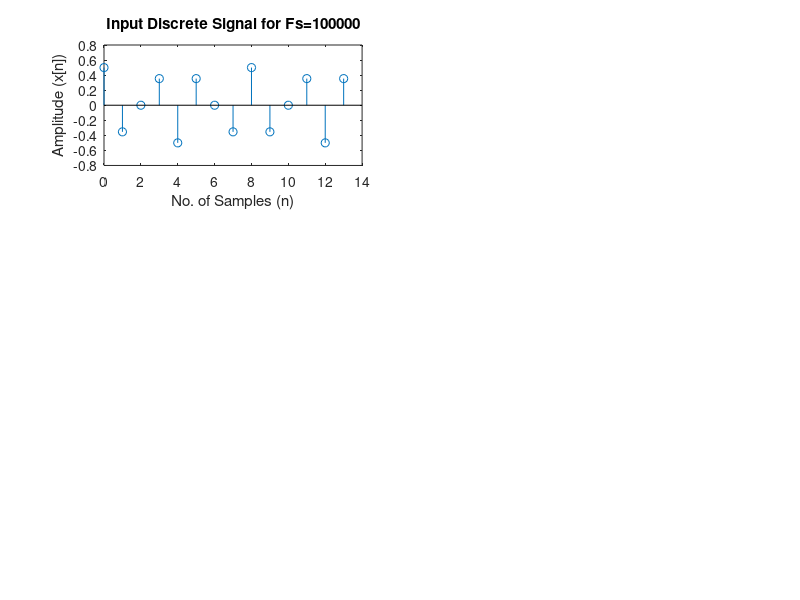

The MATLAB script that drew this image: (Note: this script raises an error after producing the figure.)
                        %%%%%18UEC181%%%%%
clc;
clear all;
close all;

Fs = 8000;
f = 3000;
A = 0.5;
N = 5;
ns = 0 : 1 : ceil(N*Fs/f)-1;
x = A*cos(2*pi*ns*f/Fs);

subplot(3,2,1);
stem(ns,x); 
title("Input Discrete Signal for Fs=100000");
xlabel("No. of Samples (n)");
ylabel("Amplitude (x[n])");

L=[8 16 32 64];
for i=1:4
    y=myquantizer(x,L(i));
    t=sprintf("Quantized Signal for L=%d | red=Quantized, blue=Sampled",L(i));
    subplot(3,2,i+1);
    stem(y); 
    hold on;
    stem(x);
    title(t);
end
